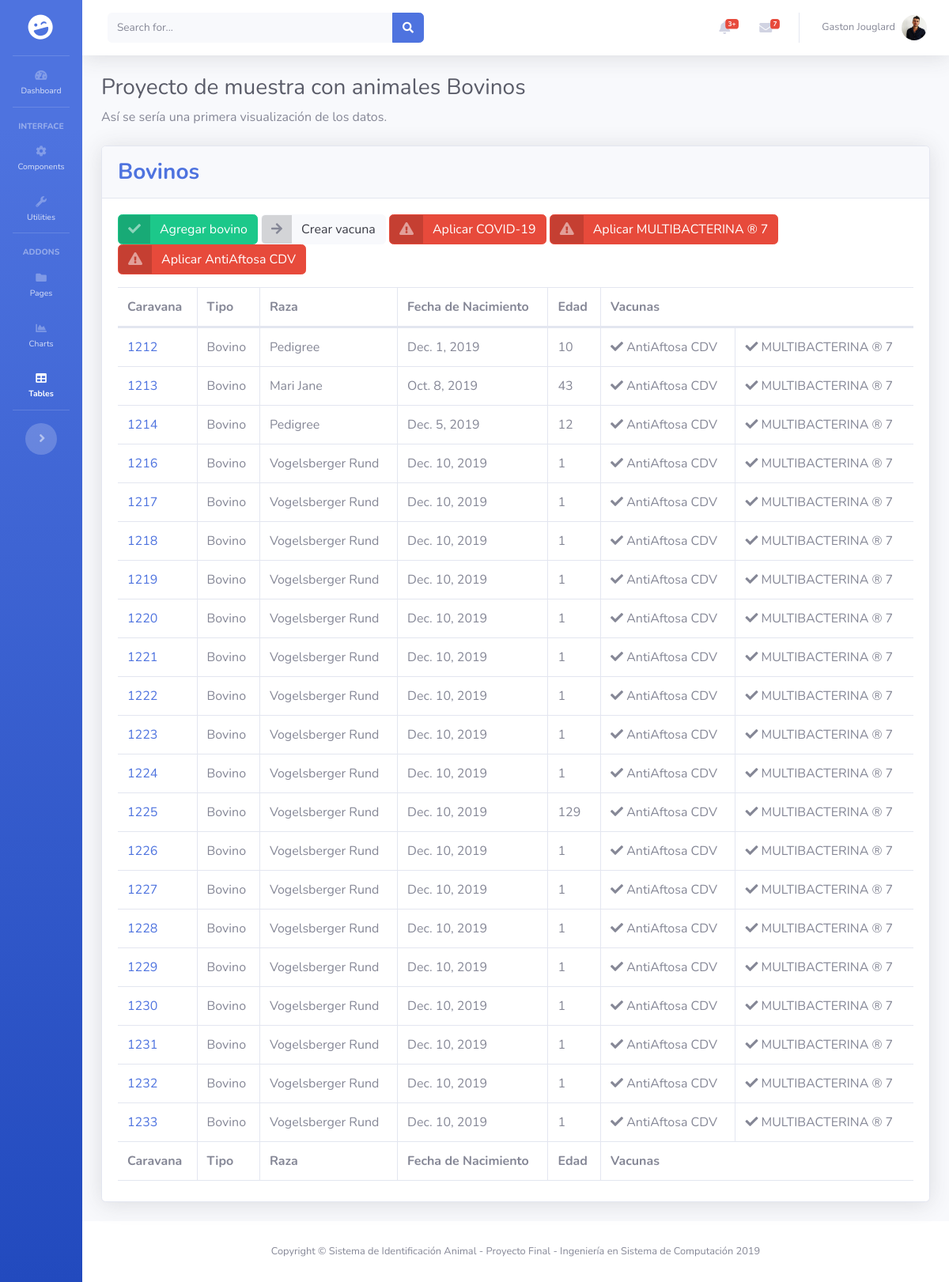
Page /animals/bovinos/ on the committed database.
### animals/models.py (models this page shows, shortened)
class Vacuna(models.Model):
    id = models.AutoField(primary_key=True)
    tipo = models.CharField(help_text="Ingrese el tipo de la vacuna", max_length=100)
    class Meta:
        verbose_name = "Vacuna"
        verbose_name_plural = "Vacunas"
        ordering = ["-id"]

class Animal(models.Model):
    id = models.AutoField('Animal',primary_key=True)
    sexo = models.CharField('Sexo', help_text="M --> Macho & H --> Hembra", null=False, max_length=5)
    raza = models.CharField(max_length=100, help_text="Ingrese la raza si lo considera necesario")
    tipo = models.CharField(default="Bovino",max_length=100, help_text="Bovino - Ovino - Porcino", null=False)
    fecha_nac = models.DateField('Fecha de nacimiento',default=datetime.date.today,help_text="Ingrese la fecha de nacimiento")
    edad = models.IntegerField('Edad en dias',default=1, help_text="Se autocompleta a partir de la fecha indicada como nacimiento")
    caravana = models.OneToOneField('Caravana',on_delete=models.SET_NULL, null=True)
    class Meta:
        verbose_name = "Animal"
        verbose_name_plural = "Animales"
        ordering = ["-caravana"]

class AnimalVacunado(models.Model):
    id = models.AutoField(primary_key=True)
    animal = models.ForeignKey('Animal',on_delete=models.SET_NULL, null=True)
    vacuna = models.ForeignKey('Vacuna',on_delete=models.SET_NULL, null=True)
    class Meta:
        verbose_name = "Animal vacunado"
        verbose_name_plural = "Animales vacunados"
        ordering = ["-animal"]

### animals/views.py (the view)
class BovinoListView(generic.ListView):
    model = Animal
    queryset = Animal.objects.filter(tipo__icontains='bovino')
    context_object_name = 'bovinos'
    template_name = 'bovinos.html'
    def get_context_data(self, **kwargs):
        context = super(BovinoListView, self).get_context_data(**kwargs)
        context['vacunas'] = Vacuna.objects.all()
        context['animalesVacunados'] = AnimalVacunado.objects.all()
        context['tiene'] = 0
        return context

### animals/templates/bovinos.html (shortened to what this page needs)
{% load static %}
<!DOCTYPE html>
<html lang="en">
<head>
  <link href="{% static 'vendor/fontawesome-free/css/all.min.css' %}" rel="stylesheet" type="text/css">
  <link href="{% static 'css/sb-admin-2.min.css' %}" rel="stylesheet">
  <link href="{% static 'vendor/datatables/dataTables.bootstrap4.min.css' %}" rel="stylesheet">
</head>
<body id="page-top">
  <div id="wrapper">
    <ul class="navbar-nav bg-gradient-primary sidebar sidebar-dark accordion toggled" id="accordionSidebar">
      <a class="sidebar-brand d-flex align-items-center justify-content-center" href="index.html">
        <div class="sidebar-brand-icon rotate-n-15">
          <i class="fas fa-laugh-wink"></i>
        </div>
      </a>
      <hr class="sidebar-divider my-0">
      <li class="nav-item">
        <a class="nav-link" href="index.html">
          <i class="fas fa-fw fa-tachometer-alt"></i>
          <span>Dashboard</span></a>
      </li>
      <hr class="sidebar-divider">
      <div class="sidebar-heading">
        Interface
      </div>
      <li class="nav-item">
        <a class="nav-link collapsed" href="#" data-toggle="collapse" data-target="#collapseTwo" aria-expanded="true" aria-controls="collapseTwo">
          <i class="fas fa-fw fa-cog"></i>
          <span>Components</span>
        </a>
      </li>
      <li class="nav-item">
        <a class="nav-link collapsed" href="#" data-toggle="collapse" data-target="#collapseUtilities" aria-expanded="true" aria-controls="collapseUtilities">
          <i class="fas fa-fw fa-wrench"></i>
          <span>Utilities</span>
        </a>
      </li>
      <hr class="sidebar-divider">
      <div class="sidebar-heading">
        Addons
      </div>
      <li class="nav-item">
        <a class="nav-link collapsed" href="#" data-toggle="collapse" data-target="#collapsePages" aria-expanded="true" aria-controls="collapsePages">
          <i class="fas fa-fw fa-folder"></i>
          <span>Pages</span>
        </a>
      </li>
      <li class="nav-item">
        <a class="nav-link" href="charts.html">
          <i class="fas fa-fw fa-chart-area"></i>
          <span>Charts</span></a>
      </li>
      <li class="nav-item active">
        <a class="nav-link" href="tables.html">
          <i class="fas fa-fw fa-table"></i>
          <span>Tables</span></a>
      </li>
      <hr class="sidebar-divider d-none d-md-block">
      <div class="text-center d-none d-md-inline">
        <button class="rounded-circle border-0" id="sidebarToggle"></button>
      </div>
    </ul>
    <div id="content-wrapper" class="d-flex flex-column">
      <div id="content">
        <nav class="navbar navbar-expand navbar-light bg-white topbar mb-4 static-top shadow">
          <form class="d-none d-sm-inline-block form-inline mr-auto ml-md-3 my-2 my-md-0 mw-100 navbar-search">
            <div class="input-group">
              <input type="text" class="form-control bg-light border-0 small" placeholder="Search for..." aria-label="Search" aria-describedby="basic-addon2">
              <div class="input-group-append">
                <button class="btn btn-primary" type="button">
                  <i class="fas fa-search fa-sm"></i>
                </button>
              </div>
            </div>
          </form>
          <ul class="navbar-nav ml-auto">
            <li class="nav-item dropdown no-arrow mx-1">
              <a class="nav-link dropdown-toggle" href="#" id="alertsDropdown" role="button" data-toggle="dropdown" aria-haspopup="true" aria-expanded="false">
                <i class="fas fa-bell fa-fw"></i>
                <span class="badge badge-danger badge-counter">3+</span>
              </a>
            </li>
            <li class="nav-item dropdown no-arrow mx-1">
              <a class="nav-link dropdown-toggle" href="#" id="messagesDropdown" role="button" data-toggle="dropdown" aria-haspopup="true" aria-expanded="false">
                <i class="fas fa-envelope fa-fw"></i>
                <span class="badge badge-danger badge-counter">7</span>
              </a>
            </li>
            <li class="nav-item dropdown no-arrow">
              <a class="nav-link dropdown-toggle" href="#" id="userDropdown" role="button" data-toggle="dropdown" aria-haspopup="true" aria-expanded="false">
                <span class="mr-2 d-none d-lg-inline text-gray-600 small">Gaston Jouglard</span>
                <img class="img-profile rounded-circle" src="{% static '/img/pp.jpg' %}">
              </a>
            </li>
          </ul>
        </nav>
        <div class="container-fluid">
          <h1 class="h3 mb-2 text-gray-800">Proyecto de muestra con animales Bovinos</h1>
          <p class="mb-4">Así se sería una primera visualización de los datos.</p>
          <div class="card shadow mb-4">
            <div class="card-header py-3">
              <h3 class="m-0 font-weight-bold text-primary">Bovinos</h3>
            </div>
            <div class="card-body">
              <div class="table-responsive">
                <a href="/admin/animals/animal/add/" class="btn btn-success btn-icon-split">
                  <span class="icon text-white-50">
                    <i class="fas fa-check"></i>
                  </span>
                  <span class="text">Agregar bovino</span>
                </a>
                <a href="/admin/animals/vacuna/add/" class="btn btn-light btn-icon-split">
                  <span class="icon text-gray-600">
                    <i class="fas fa-arrow-right"></i>
                  </span>
                  <span class="text">Crear vacuna</span>
                </a>
                {% for vacuna in vacunas %}
                    <a href="/admin/animals/animal/" class="btn btn-danger btn-icon-split">
                    <span class="icon text-white-50">
                      <i class="fas fa-exclamation-triangle"></i>
                    </span>
                    <span class="text">Aplicar {{vacuna.tipo}}</span>
                    </a>
                {% endfor %}
                <table class="table table-bordered" id="dataTable" width="100%" cellspacing="0">
                  {% if bovinos %}
                  <thead>
                    <tr>
                      <th>Caravana</th>
                      <th>Tipo</th>
                      <th>Raza</th>
                      <th>Fecha de Nacimiento</th>
                      <th>Edad</th>
                      <th colspan={{vacunas.count}}>Vacunas</th>
                    </tr>
                  </thead>
                  <tfoot>
                    <tr>
                      <th>Caravana</th>
                      <th>Tipo</th>
                      <th>Raza</th>
                      <th>Fecha de Nacimiento</th>
                      <th>Edad</th>
                      <th colspan={{vacunas.count}}>Vacunas</th>
                    </tr>
                  </tfoot>
                  <tbody>
                    <ul>
                      {% regroup animalesVacunados by vacuna as animVac_list %}
                      {% for animal in bovinos %}
                        <tr>
                          <td><a href="/admin/animals/animal/{{animal.id}}/change/">{{ animal.caravana_id }}</a></td>
                          <td>{{animal.tipo}}</td>
                          <td>{{animal.raza}}</td>
                          <td>{{animal.fecha_nac}}</td>
                          <td>{{animal.edad}}</td>
                          {% for vacuna in animVac_list %}
                            {% for animVac in vacuna.list %}
                              {% if animVac.animal.id == animal.id %}
                                  <td><i class="fas fa-check"></i> {{vacuna.grouper.tipo}}</td>
                              {% endif %}
                            {% endfor %}
                          {% endfor %}
                        </tr>
                      {% endfor %}
                    </ul>
                    {% else %}
                      <h4>Aún no fue cargado ningún animal al proyecto.</h4>
                    {% endif %}
                  </tbody>
                </table>
              </div>
            </div>
          </div>
        </div>
      </div>
      <footer class="sticky-footer bg-white">
        <div class="container my-auto">
          <div class="copyright text-center my-auto">
            <span>Copyright &copy; Sistema de Identificación Animal - Proyecto Final - Ingeniería en Sistema de Computación 2019</span>
          </div>
        </div>
      </footer>
    </div>
  </div>
</body>
</html>

### rows in the picture
Vacuna: tipo "COVID-19"
Vacuna: tipo "MULTIBACTERINA ® 7", grouper.tipo "MULTIBACTERINA ® 7"
Vacuna: tipo "AntiAftosa CDV", grouper.tipo "AntiAftosa CDV"
Animal: caravana_id "1212", tipo "Bovino", raza "Pedigree", fecha_nac "Dec. 1, 2019", edad "10"
Animal: caravana_id "1213", tipo "Bovino", raza "Mari Jane", fecha_nac "Oct. 8, 2019", edad "43"
Animal: caravana_id "1214", tipo "Bovino", raza "Pedigree", fecha_nac "Dec. 5, 2019", edad "12"
Animal: caravana_id "1216", tipo "Bovino", raza "Vogelsberger Rund", fecha_nac "Dec. 10, 2019", edad "1"
Animal: caravana_id "1217", tipo "Bovino", raza "Vogelsberger Rund", fecha_nac "Dec. 10, 2019", edad "1"
Animal: caravana_id "1218", tipo "Bovino", raza "Vogelsberger Rund", fecha_nac "Dec. 10, 2019", edad "1"
Animal: caravana_id "1219", tipo "Bovino", raza "Vogelsberger Rund", fecha_nac "Dec. 10, 2019", edad "1"
Animal: caravana_id "1220", tipo "Bovino", raza "Vogelsberger Rund", fecha_nac "Dec. 10, 2019", edad "1"
Animal: caravana_id "1221", tipo "Bovino", raza "Vogelsberger Rund", fecha_nac "Dec. 10, 2019", edad "1"
Animal: caravana_id "1222", tipo "Bovino", raza "Vogelsberger Rund", fecha_nac "Dec. 10, 2019", edad "1"
Animal: caravana_id "1223", tipo "Bovino", raza "Vogelsberger Rund", fecha_nac "Dec. 10, 2019", edad "1"
Animal: caravana_id "1224", tipo "Bovino", raza "Vogelsberger Rund", fecha_nac "Dec. 10, 2019", edad "1"
Animal: caravana_id "1225", tipo "Bovino", raza "Vogelsberger Rund", fecha_nac "Dec. 10, 2019", edad "129"
Animal: caravana_id "1226", tipo "Bovino", raza "Vogelsberger Rund", fecha_nac "Dec. 10, 2019", edad "1"
Animal: caravana_id "1227", tipo "Bovino", raza "Vogelsberger Rund", fecha_nac "Dec. 10, 2019", edad "1"
Animal: caravana_id "1228", tipo "Bovino", raza "Vogelsberger Rund", fecha_nac "Dec. 10, 2019", edad "1"
Animal: caravana_id "1229", tipo "Bovino", raza "Vogelsberger Rund", fecha_nac "Dec. 10, 2019", edad "1"
Animal: caravana_id "1230", tipo "Bovino", raza "Vogelsberger Rund", fecha_nac "Dec. 10, 2019", edad "1"
Animal: caravana_id "1231", tipo "Bovino", raza "Vogelsberger Rund", fecha_nac "Dec. 10, 2019", edad "1"
Animal: caravana_id "1232", tipo "Bovino", raza "Vogelsberger Rund", fecha_nac "Dec. 10, 2019", edad "1"
Animal: caravana_id "1233", tipo "Bovino", raza "Vogelsberger Rund", fecha_nac "Dec. 10, 2019", edad "1"
